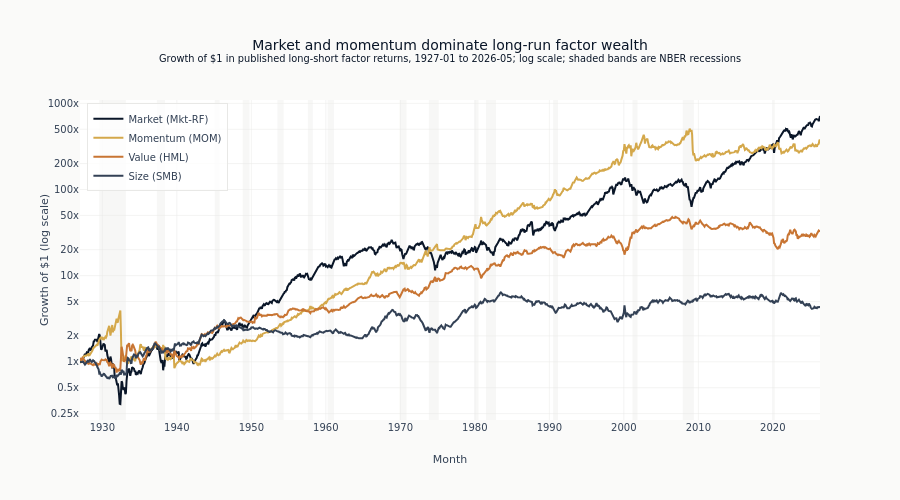

Notebook code for this chart:
### Markdown cell above
### Add recession context

Recession shading separates secular compounding from crisis behavior.

### Code cell
# Add recession bands
for start, end in RECESSIONS:
    start_dt = datetime.strptime(start, "%Y-%m-%d")
    end_dt = datetime.strptime(end, "%Y-%m-%d")
    if start_dt >= cum_returns.index.min():
        fig.add_vrect(
            x0=start_dt,
            x1=end_dt,
            fillcolor=COLORS["silver_muted"],
            opacity=0.35,
            layer="below",
            line_width=0,
        )

wealth_tick_values = [0.25, 0.5, 1, 2, 5, 10, 20, 50, 100, 200, 500, 1_000]
wealth_tick_text = [f"{value:g}x" for value in wealth_tick_values]
fig.update_layout(
    title=(
        f"Market and momentum dominate long-run factor wealth<br><sup>Growth of $1 in "
        f"published long-short factor returns, {cum_returns.index.min():%Y-%m} to "
        f"{cum_returns.index.max():%Y-%m}; log scale; shaded bands are NBER recessions</sup>"
    ),
    xaxis_title="Month",
    yaxis_title="Growth of $1 (log scale)",
    yaxis_type="log",
    yaxis=dict(tickmode="array", tickvals=wealth_tick_values, ticktext=wealth_tick_text),
    legend=dict(yanchor="top", y=0.99, xanchor="left", x=0.01),
    hovermode="x unified",
    height=500,
)

show_figure(fig)

### Figure 1 — Plotly figure (JSON) as saved in the notebook; plotly's stock layout.template omitted (floating-point values rounded to 4 significant figures; data arrays with more than 128 entries replaced by an {"elided": "..."} marker saying what was removed)
{"data": [{"hovertemplate": "%{x|%Y-%m}<br>%{y:.2f}x<extra></extra>", "line": {"color": "#0a1628", "width": 2}, "name": "Market (Mkt-RF)", "type": "scatter", "x": {"elided": "1193 str values"}, "y": {"elided": "1193 float values"}}, {"hovertemplate": "%{x|%Y-%m}<br>%{y:.2f}x<extra></extra>", "line": {"color": "#D4A84B", "width": 2}, "name": "Momentum (MOM)", "type": "scatter", "x": {"elided": "1193 str values"}, "y": {"elided": "1193 float values"}}, {"hovertemplate": "%{x|%Y-%m}<br>%{y:.2f}x<extra></extra>", "line": {"color": "#C87533", "width": 2}, "name": "Value (HML)", "type": "scatter", "x": {"elided": "1193 str values"}, "y": {"elided": "1193 float values"}}, {"hovertemplate": "%{x|%Y-%m}<br>%{y:.2f}x<extra></extra>", "line": {"color": "#334155", "width": 2}, "name": "Size (SMB)", "type": "scatter", "x": {"elided": "1193 str values"}, "y": {"elided": "1193 float values"}}], "layout": {"height": 500, "hovermode": "x unified", "legend": {"x": 0.01, "xanchor": "left", "y": 0.99, "yanchor": "top"}, "shapes": [{"fillcolor": "#e8e8e6", "layer": "below", "line": {"width": 0}, "opacity": 0.35, "type": "rect", "x0": "1929-08-01T00:00:00", "x1": "1933-03-01T00:00:00", "xref": "x", "y0": 0, "y1": 1, "yref": "y domain"}, {"fillcolor": "#e8e8e6", "layer": "below", "line": {"width": 0}, "opacity": 0.35, "type": "rect", "x0": "1937-05-01T00:00:00", "x1": "1938-06-01T00:00:00", "xref": "x", "y0": 0, "y1": 1, "yref": "y domain"}, {"fillcolor": "#e8e8e6", "layer": "below", "line": {"width": 0}, "opacity": 0.35, "type": "rect", "x0": "1945-02-01T00:00:00", "x1": "1945-10-01T00:00:00", "xref": "x", "y0": 0, "y1": 1, "yref": "y domain"}, {"fillcolor": "#e8e8e6", "layer": "below", "line": {"width": 0}, "opacity": 0.35, "type": "rect", "x0": "1948-11-01T00:00:00", "x1": "1949-10-01T00:00:00", "xref": "x", "y0": 0, "y1": 1, "yref": "y domain"}, {"fillcolor": "#e8e8e6", "layer": "below", "line": {"width": 0}, "opacity": 0.35, "type": "rect", "x0": "1953-07-01T00:00:00", "x1": "1954-05-01T00:00:00", "xref": "x", "y0": 0, "y1": 1, "yref": "y domain"}, {"fillcolor": "#e8e8e6", "layer": "below", "line": {"width": 0}, "opacity": 0.35, "type": "rect", "x0": "1957-08-01T00:00:00", "x1": "1958-04-01T00:00:00", "xref": "x", "y0": 0, "y1": 1, "yref": "y domain"}, {"fillcolor": "#e8e8e6", "layer": "below", "line": {"width": 0}, "opacity": 0.35, "type": "rect", "x0": "1960-04-01T00:00:00", "x1": "1961-02-01T00:00:00", "xref": "x", "y0": 0, "y1": 1, "yref": "y domain"}, {"fillcolor": "#e8e8e6", "layer": "below", "line": {"width": 0}, "opacity": 0.35, "type": "rect", "x0": "1969-12-01T00:00:00", "x1": "1970-11-01T00:00:00", "xref": "x", "y0": 0, "y1": 1, "yref": "y domain"}, {"fillcolor": "#e8e8e6", "layer": "below", "line": {"width": 0}, "opacity": 0.35, "type": "rect", "x0": "1973-11-01T00:00:00", "x1": "1975-03-01T00:00:00", "xref": "x", "y0": 0, "y1": 1, "yref": "y domain"}, {"fillcolor": "#e8e8e6", "layer": "below", "line": {"width": 0}, "opacity": 0.35, "type": "rect", "x0": "1980-01-01T00:00:00", "x1": "1980-07-01T00:00:00", "xref": "x", "y0": 0, "y1": 1, "yref": "y domain"}, {"fillcolor": "#e8e8e6", "layer": "below", "line": {"width": 0}, "opacity": 0.35, "type": "rect", "x0": "1981-07-01T00:00:00", "x1": "1982-11-01T00:00:00", "xref": "x", "y0": 0, "y1": 1, "yref": "y domain"}, {"fillcolor": "#e8e8e6", "layer": "below", "line": {"width": 0}, "opacity": 0.35, "type": "rect", "x0": "1990-07-01T00:00:00", "x1": "1991-03-01T00:00:00", "xref": "x", "y0": 0, "y1": 1, "yref": "y domain"}, {"fillcolor": "#e8e8e6", "layer": "below", "line": {"width": 0}, "opacity": 0.35, "type": "rect", "x0": "2001-03-01T00:00:00", "x1": "2001-11-01T00:00:00", "xref": "x", "y0": 0, "y1": 1, "yref": "y domain"}, {"fillcolor": "#e8e8e6", "layer": "below", "line": {"width": 0}, "opacity": 0.35, "type": "rect", "x0": "2007-12-01T00:00:00", "x1": "2009-06-01T00:00:00", "xref": "x", "y0": 0, "y1": 1, "yref": "y domain"}, {"fillcolor": "#e8e8e6", "layer": "below", "line": {"width": 0}, "opacity": 0.35, "type": "rect", "x0": "2020-02-01T00:00:00", "x1": "2020-04-01T00:00:00", "xref": "x", "y0": 0, "y1": 1, "yref": "y domain"}], "title": {"text": "Market and momentum dominate long-run factor wealth<br><sup>Growth of $1 in published long-short factor returns, 1927-01 to 2026-05; log scale; shaded bands are NBER recessions</sup>"}, "xaxis": {"title": {"text": "Month"}}, "yaxis": {"tickmode": "array", "ticktext": ["0.25x", "0.5x", "1x", "2x", "5x", "10x", "20x", "50x", "100x", "200x", "500x", "1000x"], "tickvals": [0.25, 0.5, 1, 2, 5, 10, 20, 50, 100, 200, 500, 1000], "title": {"text": "Growth of $1 (log scale)"}, "type": "log"}}}
